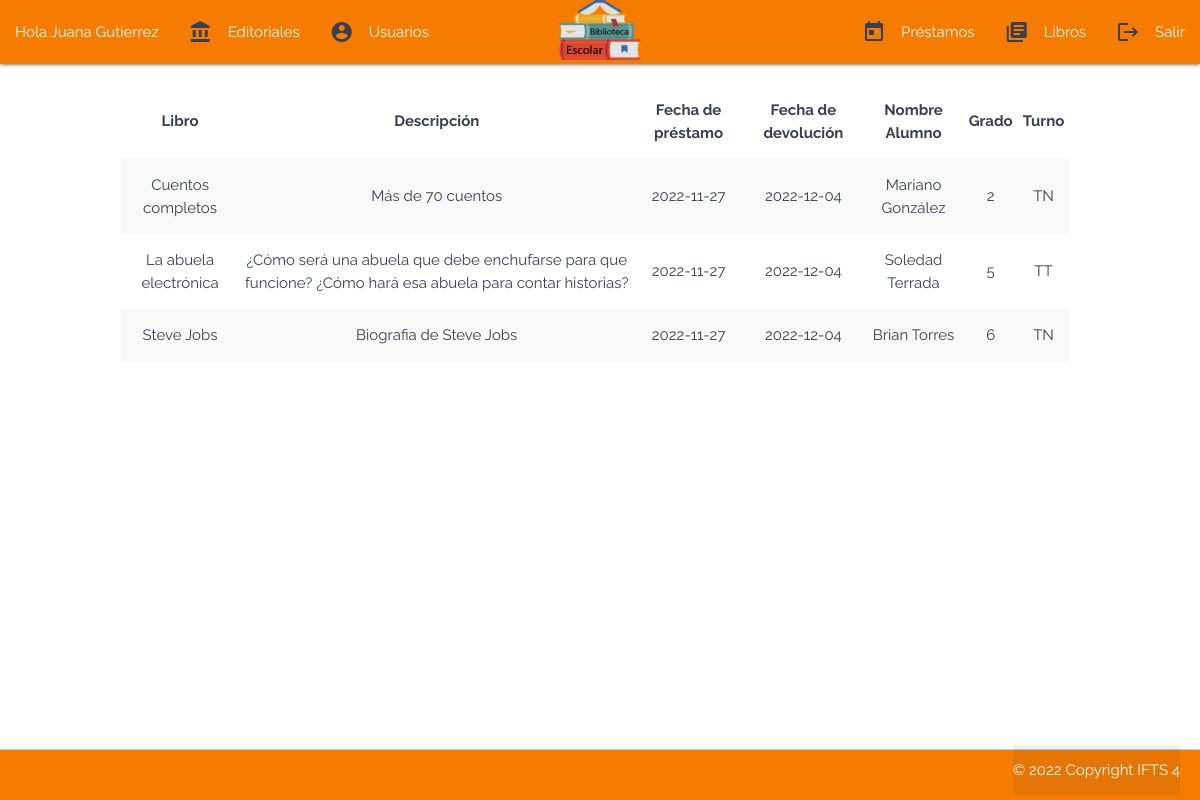
Page /views/loan/loan.php (signed in) on the committed database.
### tables this page shows
CREATE TABLE `book_rental` (
  `id_rental` int(11) NOT NULL,
  `from_date` date NOT NULL,
  `until_date` date NOT NULL,
  `id_book` int(11) NOT NULL,
  `id_user` int(11) NOT NULL
);

CREATE TABLE `book` (
  `id_book` int(11) NOT NULL,
  `id_pubisher` int(11) NOT NULL,
  `title` varchar(100) NOT NULL,
  `author` varchar(100) NOT NULL,
  `isbn` varchar(20) NOT NULL,
  `edition` int(11) NOT NULL,
  `year` varchar(4) NOT NULL,
  `description` varchar(255) NOT NULL,
  `image` text NOT NULL,
  `available` int(1) NOT NULL DEFAULT '1'
);

CREATE TABLE `users` (
  `id_user` int(11) NOT NULL,
  `full_name` varchar(150) NOT NULL,
  `identification_document` varchar(10) NOT NULL,
  `address` varchar(150) NOT NULL,
  `phone` varchar(20) NOT NULL,
  `grade` int(2) DEFAULT NULL,
  `shift` enum('TM','TT','TN','') NOT NULL,
  `role` enum('docente','alumno','admin','') NOT NULL DEFAULT 'alumno',
  `user` varchar(50) NOT NULL,
  `password` varchar(250) NOT NULL,
  `id_book_rental` int(11) DEFAULT NULL
);

### views/loan/loan.php (the view, shortened to what this page needs)
<?php
include('../../controllers/connection.php');
$id = $_SESSION["id_user"];
require_once "../partials/header_index.php";
require_once "../partials/navbar.php";
if ($_SESSION['role'] != "alumno") {
    $query = "SELECT id_rental, title, description, from_date, until_date, full_name, shift, grade, book.id_book FROM book_rental BR INNER JOIN book ON BR.id_book = book.id_book INNER JOIN users U ON BR.id_user = U.id_user";
} else {
    $query = "SELECT id_rental, title, description, from_date, until_date, full_name, shift, grade, available, book.id_book FROM book_rental BR INNER JOIN book ON BR.id_book = book.id_book INNER JOIN users U ON BR.id_user = U.id_user WHERE BR.id_user = '$id'";
}
$result_loan = mysqli_query($mysqli, $query);
?>
<div class="row">
    <div class="col s12">
        <div class="col m1"></div>
        <div class="col s10" id="contenedor">
            <?php
                    if ($result_loan->fetch_array()< 1) {
                        echo "<tr>
                                <td>
                                    <h5>No solicitaste libros todavía</h5>
                                </td>
                            </tr>";
                     ?>
                    <?php }else { ?>
            <table class="responsive-table centered striped" id="tabla">
                <thead>
                    <tr>
                        <th>Libro</th>
                        <th>Descripción</th>
                        <th>Fecha de préstamo</th>
                        <th>Fecha de devolución</th>
                        <th>Nombre Alumno</th>
                        <th>Grado</th>
                        <th>Turno</th>
                        <th></th>
                    </tr>
                </thead>
                <tbody id="table-body">
                      <?php  foreach ($result_loan as $key => $value) { ?>
                    <tr>
                        <td>
                            <?php echo $value['title'] ?>
                        </td>
                        <td>
                            <?php echo $value['description'] ?>
                        </td>
                        <td>
                            <?php echo $value['from_date'] ?>
                        </td>
                        <td>
                            <?php echo $value['until_date'] ?>
                        </td>
                        <td>
                            <?php echo $value['full_name'] ?>
                        </td>
                        <td>
                            <?php echo $value['grade'] ?>
                        </td>
                        <td>
                            <?php echo $value['shift'] ?>
                        </td>
                    </tr>
                    <?php }
                    } ?>
                </tbody>
            </table>
        </div>
    </div>
</div>
<?php
require_once "../partials/footer_index.php";
?>

### public/css/styles.css (style rules this page uses)
* { margin: 0; padding: 0; box-sizing: border-box; font-family: 'Raleway', sans-serif; text-decoration: none; color: #373F51; list-style: none; }

### rows in the picture
book_rental: id_book.title "Cuentos completos", id_book.description "Más de 70 cuentos", from_date "2022-11-27", until_date "2022-12-04", id_user.full_name "Mariano González", id_user.grade "2", id_user.shift "TN"
book_rental: id_book.title "La abuela electrónica", id_book.description "¿Cómo será una abuela que debe enchufarse para que funcione? ¿Cómo hará esa abuela para contar historias?", from_date "2022-11-27", until_date "2022-12-04", id_user.full_name "Soledad Terrada", id_user.grade "5", id_user.shift "TT"
book_rental: id_book.title "Steve Jobs", id_book.description "Biografia de Steve Jobs", from_date "2022-11-27", until_date "2022-12-04", id_user.full_name "Brian Torres", id_user.grade "6", id_user.shift "TN"

### other values in the picture
$_SESSION['full_name'] "Juana Gutierrez"
